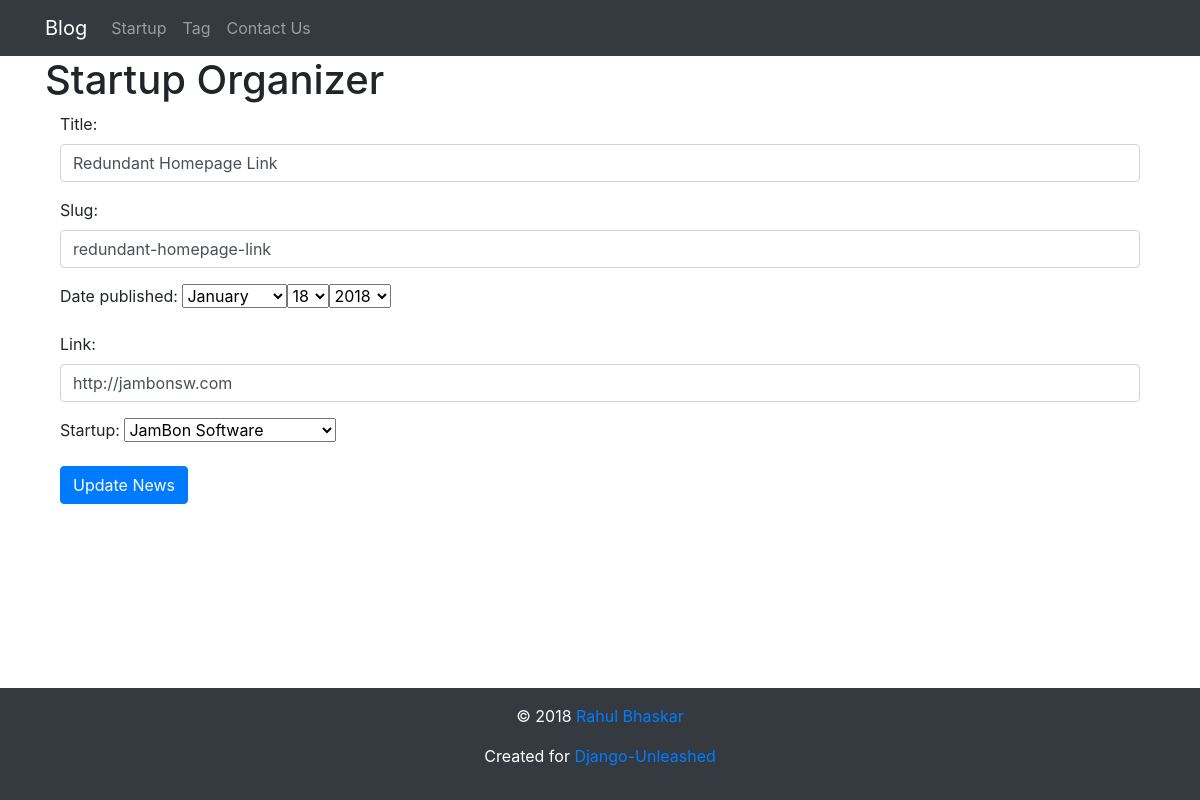
Page /newslink/1/update/ on the committed database.
### organizer/models.py (models this page shows, shortened)
class Newslink(models.Model):
    title = models.CharField(max_length=63)
    slug = models.SlugField(max_length=63)
    pub_date = models.DateField('date published')
    link = models.URLField(max_length=255)
    startup = models.ForeignKey(Startup)
    class Meta:
        verbose_name = 'news article'
        ordering = ['-pub_date']
        get_latest_by = 'pub_date'
        unique_together = ('slug','startup')
    def get_update_url(self):
        return reverse('organizer_newslink:update', kwargs={'pk':self.pk})

### organizer/views.py (the view, shortened to what this page needs)
class NewslinkUpdate(View):
    template_name = 'organizer/newslink_form_update.html'
    form_class = NewslinkForm
    model = Newslink
    def get(self, request, pk):
        newslink = get_object_or_404(Newslink, pk=pk)
        form = self.form_class(instance=newslink)
        context = {
            'newslink': newslink,
            'form': form
        }
        return render(request, self.template_name, context)

### organizer/forms.py (shortened to what this page needs)
class NewslinkForm(forms.ModelForm):
    class Meta:
        model = Newslink
        fields = '__all__'
        widgets = {
            'title': forms.TextInput(attrs={
                'class': 'form-control'
            }),
            'slug': forms.TextInput(attrs={
                'class': 'form-control'
            }),
            'pub_date':forms.SelectDateWidget,
            'link': forms.URLInput(attrs={
                'class': 'form-control'
            })
        }

### organizer/models.py (called while the page is built)
    def __str__(self):
        return self.name

### organizer/templates/organizer/newslink_form_update.html (shortened to what this page needs)
{% extends parent_template|default:'organizer/base_organizer.html' %}
{% block content %}
<div class="container">
    <div>
        <form action="{{newslink.get_update_url}}" method="post">
            {{form.as_p}}
            <button type="submit" class="btn btn-primary">Update News</button>
        </form>
    </div>
</div>
{% endblock content %}

### static/site/style.css (style rules this page uses)
html { height: 100%; box-sizing: border-box; }
*, *:before, *:after { box-sizing: inherit; }
body { position: relative; margin: 0; padding-bottom: 6rem; min-height: 100%; }

### rows in the picture
Newslink: title "Redundant Homepage Link", slug "redundant-homepage-link", link "http://jambonsw.com", startup "JamBon Software"
